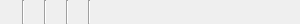
<?xml version="1.0" encoding="UTF-8"?>
<ui version="4.0">
 <class>StatusBarPanel</class>
 <widget class="QWidget" name="StatusBarPanel">
  <property name="geometry">
   <rect>
    <x>0</x>
    <y>0</y>
    <width>300</width>
    <height>24</height>
   </rect>
  </property>
  <layout class="QHBoxLayout" name="horizontalLayout">
   <property name="leftMargin">
    <number>0</number>
   </property>
   <property name="topMargin">
    <number>0</number>
   </property>
   <property name="rightMargin">
    <number>0</number>
   </property>
   <property name="bottomMargin">
    <number>0</number>
   </property>
   <item>
    <widget class="QLabel" name="zoneModeLabel">
     <property name="minimumSize">
      <size>
       <width>16</width>
       <height>16</height>
      </size>
     </property>
     <property name="toolTip">
      <string>Zone creation mode.</string>
     </property>
    </widget>
   </item>
   <item>
    <widget class="QFrame" name="zoneModeLine">
     <property name="frameShape">
      <enum>QFrame::VLine</enum>
     </property>
     <property name="frameShadow">
      <enum>QFrame::Sunken</enum>
     </property>
    </widget>
   </item>
   <item>
    <widget class="QLabel" name="mousePosLabel">
     <property name="toolTip">
      <string>Mouse position.</string>
     </property>
    </widget>
   </item>
   <item>
    <widget class="QFrame" name="mousePosLine">
     <property name="frameShape">
      <enum>QFrame::VLine</enum>
     </property>
     <property name="frameShadow">
      <enum>QFrame::Sunken</enum>
     </property>
    </widget>
   </item>
   <item>
    <widget class="QLabel" name="physSizeLabel">
     <property name="toolTip">
      <string>Image size.</string>
     </property>
    </widget>
   </item>
   <item>
    <widget class="QFrame" name="physSizeLine">
     <property name="frameShape">
      <enum>QFrame::VLine</enum>
     </property>
     <property name="frameShadow">
      <enum>QFrame::Sunken</enum>
     </property>
    </widget>
   </item>
   <item>
    <widget class="QLabel" name="pageNoLabel">
     <property name="toolTip">
      <string>Page number.</string>
     </property>
     <property name="text">
      <string/>
     </property>
    </widget>
   </item>
   <item>
    <widget class="QFrame" name="pageInfoLine">
     <property name="frameShape">
      <enum>QFrame::VLine</enum>
     </property>
     <property name="frameShadow">
      <enum>QFrame::Sunken</enum>
     </property>
    </widget>
   </item>
   <item>
    <widget class="QLabel" name="pageInfoLabel">
     <property name="toolTip">
      <string>Page information.</string>
     </property>
     <property name="text">
      <string/>
     </property>
    </widget>
   </item>
   <item>
    <spacer name="horizontalSpacer">
     <property name="orientation">
      <enum>Qt::Horizontal</enum>
     </property>
     <property name="sizeType">
      <enum>QSizePolicy::Expanding</enum>
     </property>
     <property name="sizeHint" stdset="0">
      <size>
       <width>40</width>
       <height>20</height>
      </size>
     </property>
    </spacer>
   </item>
  </layout>
 </widget>
 <resources/>
 <connections/>
</ui>
